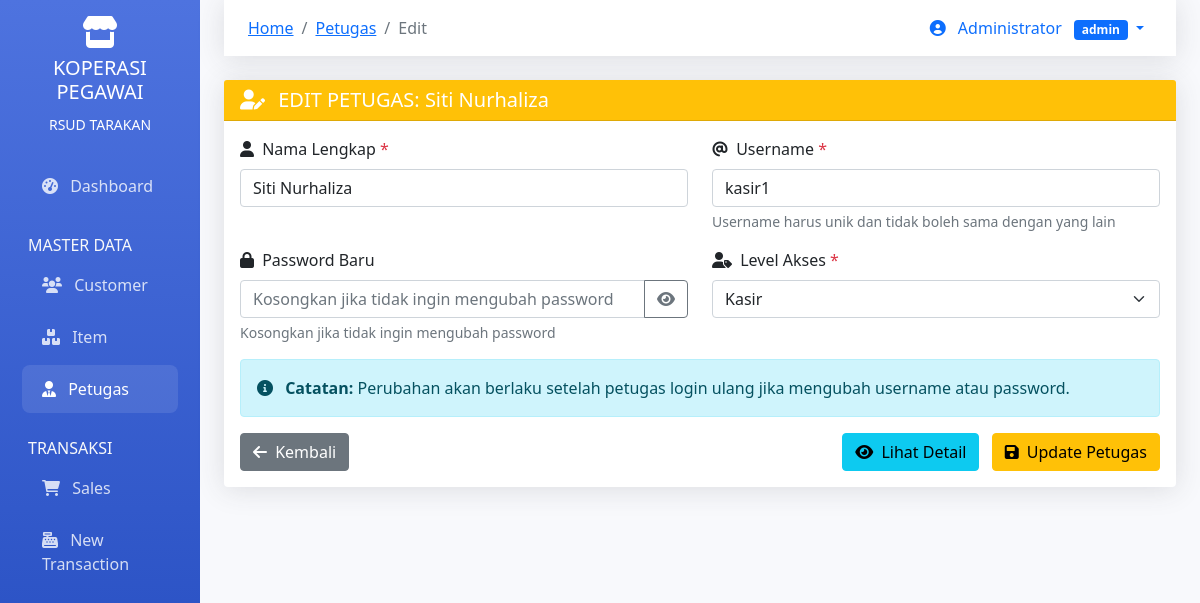
Screenshot of /modules/petugas/edit.php?id=2 (signed in) with the database file from the repository.
### tables this page shows
CREATE TABLE petugas (
    id_user INT PRIMARY KEY AUTO_INCREMENT,
    nama_user VARCHAR(100) NOT NULL,
    username VARCHAR(50) NOT NULL UNIQUE,
    password VARCHAR(255) NOT NULL,
    level INT NOT NULL,
    created_at TIMESTAMP DEFAULT CURRENT_TIMESTAMP,
    FOREIGN KEY (level) REFERENCES level(id_level)
);

CREATE TABLE level (
    id_level INT PRIMARY KEY AUTO_INCREMENT,
    level VARCHAR(50) NOT NULL UNIQUE
);

### config/Database.php (called while the page is built, shortened)
<?php
class Database {
    private static $instance = null;
    private $connection;
    private $host = 'localhost';
    private $database = 'pos_koperasi';
    private $username = 'root';
    private $password = '';
    private function __construct() {
        try {
            $dsn = "mysql:host={$this->host};dbname={$this->database};charset=utf8mb4";
            $this->connection = new PDO($dsn, $this->username, $this->password);
            $this->connection->setAttribute(PDO::ATTR_ERRMODE, PDO::ERRMODE_EXCEPTION);
            $this->connection->setAttribute(PDO::ATTR_DEFAULT_FETCH_MODE, PDO::FETCH_ASSOC);
        } catch (PDOException $e) {
            die("Database connection failed: " . $e->getMessage());
        }
    }
    public static function getInstance() {
        if (self::$instance === null) {
            self::$instance = new self();
        }
        return self::$instance;
    }
    public function query($sql, $params = []) {
        try {
            $stmt = $this->connection->prepare($sql);
            $stmt->execute($params);
            return $stmt;
        } catch (PDOException $e) {
            throw new Exception("Query failed: " . $e->getMessage());
        }
    }
    public function fetchAll($sql, $params = []) {
        $stmt = $this->query($sql, $params);
        return $stmt->fetchAll();
    }
    public function fetchOne($sql, $params = []) {
        $stmt = $this->query($sql, $params);
        return $stmt->fetch();
    }
}
?>

### classes/Auth.php (called while the page is built, shortened)
<?php
require_once __DIR__ . '/../config/Database.php';
class Auth {
    private $db;
    public function __construct() {
        $this->db = Database::getInstance();
    }
    public function isLoggedIn() {
        return isset($_SESSION['logged_in']) && $_SESSION['logged_in'] === true;
    }
    public function getCurrentUser() {
        if ($this->isLoggedIn()) {
            $user = $this->db->fetchOne(
                "SELECT p.*, l.level as level_name
                 FROM petugas p
                 JOIN level l ON p.level = l.id_level
                 WHERE p.id_user = ?",
                [$_SESSION['user_id']]
            );
            if ($user) {
                return [
                    'id_user' => $user['id_user'],
                    'username' => $user['username'],
                    'nama_user' => $user['nama_user'],
                    'level' => $user['level'],
                    'level_name' => $user['level_name'],
                    'password' => $user['password'],
                    'created_at' => $user['created_at']
                ];
            }
        }
        return null;
    }
}
?>

### classes/BaseCRUD.php (called while the page is built, shortened)
<?php
require_once __DIR__ . '/../config/Database.php';
abstract class BaseCRUD {
    protected $db;
    protected $table;
    protected $primaryKey;
    public function __construct($table, $primaryKey = 'id') {
        $this->db = Database::getInstance();
        $this->table = $table;
        $this->primaryKey = $primaryKey;
    }
    public function getById($id) {
        $sql = "SELECT * FROM {$this->table} WHERE {$this->primaryKey} = ?";
        return $this->db->fetchOne($sql, [$id]);
    }
}
?>

### classes/Petugas.php (called while the page is built, shortened)
<?php
require_once 'BaseCRUD.php';
class Petugas extends BaseCRUD {
    public function getAllLevels() {
        return $this->db->fetchAll("SELECT * FROM level ORDER BY id_level ASC");
    }
}
?>

### modules/petugas/edit.php (the view, shortened to what this page needs)
<?php
require_once __DIR__ . '/../../classes/Auth.php';
require_once __DIR__ . '/../../classes/Petugas.php';
$auth = new Auth();
$auth->requireLogin();
$petugas = new Petugas();
$user = $auth->getCurrentUser();
$levels = $petugas->getAllLevels();
$id = $_GET['id'] ?? 0;
$petugasData = $petugas->getById($id);
?>
<!DOCTYPE html>
<html lang="id">
<head>
    <link href="https://cdn.jsdelivr.net/npm/bootstrap@5.1.3/dist/css/bootstrap.min.css" rel="stylesheet">
    <link href="https://cdnjs.cloudflare.com/ajax/libs/font-awesome/6.0.0/css/all.min.css" rel="stylesheet">
</head>
<body>
    <div class="container-fluid">
        <div class="row">
            <nav class="col-md-3 col-lg-2 d-md-block sidebar collapse">
                <div class="position-sticky pt-3">
                    <div class="text-center mb-4">
                        <i class="fas fa-store fa-2x mb-2"></i>
                        <h5>KOPERASI PEGAWAI</h5>
                        <small>RSUD TARAKAN</small>
                    </div>
                    <ul class="nav flex-column">
                        <li class="nav-item">
                            <a class="nav-link" href="../../dashboard.php">
                                <i class="fas fa-tachometer-alt me-2"></i>
                                Dashboard
                            </a>
                        </li>
                        <li class="nav-item">
                            <h6 class="sidebar-heading d-flex justify-content-between align-items-center px-3 mt-4 mb-1 text-light">
                                <span>MASTER DATA</span>
                            </h6>
                        </li>
                        <li class="nav-item">
                            <a class="nav-link" href="../customer/index.php">
                                <i class="fas fa-users me-2"></i>
                                Customer
                            </a>
                        </li>
                        <li class="nav-item">
                            <a class="nav-link" href="../item/index.php">
                                <i class="fas fa-boxes me-2"></i>
                                Item
                            </a>
                        </li>
                        <li class="nav-item">
                            <a class="nav-link active" href="index.php">
                                <i class="fas fa-user-tie me-2"></i>
                                Petugas
                            </a>
                        </li>
                        <li class="nav-item">
                            <h6 class="sidebar-heading d-flex justify-content-between align-items-center px-3 mt-4 mb-1 text-light">
                                <span>TRANSAKSI</span>
                            </h6>
                        </li>
                        <li class="nav-item">
                            <a class="nav-link" href="../sales/index.php">
                                <i class="fas fa-shopping-cart me-2"></i>
                                Sales
                            </a>
                        </li>
                        <li class="nav-item">
                            <a class="nav-link" href="../transaction/new.php">
                                <i class="fas fa-cash-register me-2"></i>
                                New Transaction
                            </a>
                        </li>
                    </ul>
                </div>
            </nav>
            <main class="col-md-9 ms-sm-auto col-lg-10 px-md-4 main-content">
                <nav class="navbar navbar-expand-lg navbar-custom mb-4">
                    <div class="container-fluid">
                        <nav aria-label="breadcrumb">
                            <ol class="breadcrumb mb-0">
                                <li class="breadcrumb-item"><a href="../../dashboard.php">Home</a></li>
                                <li class="breadcrumb-item"><a href="index.php">Petugas</a></li>
                                <li class="breadcrumb-item active">Edit</li>
                            </ol>
                        </nav>
                        <div class="collapse navbar-collapse" id="navbarNav">
                            <ul class="navbar-nav ms-auto">
                                <li class="nav-item dropdown">
                                    <a class="nav-link dropdown-toggle" href="#" id="navbarDropdown" role="button" data-bs-toggle="dropdown">
                                        <i class="fas fa-user-circle me-2"></i>
                                        <?= htmlspecialchars($user['nama_user']) ?>
                                        <span class="badge bg-primary ms-2"><?= htmlspecialchars($user['level_name']) ?></span>
                                    </a>
                                </li>
                            </ul>
                        </div>
                    </div>
                </nav>
                <div class="card">
                    <div class="card-header bg-warning text-white">
                        <h5 class="mb-0">
                            <i class="fas fa-user-edit me-2"></i>
                            EDIT PETUGAS: <?= htmlspecialchars($petugasData['nama_user']) ?>
                        </h5>
                    </div>
                    <div class="card-body">
                        <form method="POST" id="petugasForm">
                            <div class="row">
                                <div class="col-md-6">
                                    <div class="mb-3">
                                        <label for="nama_user" class="form-label">
                                            <i class="fas fa-user me-1"></i>
                                            Nama Lengkap <span class="text-danger">*</span>
                                        </label>
                                        <input type="text" class="form-control" id="nama_user" name="nama_user"
                                               value="<?= htmlspecialchars($_POST['nama_user'] ?? '') ?>" required>
                                    </div>
                                </div>
                                <div class="col-md-6">
                                    <div class="mb-3">
                                        <label for="username" class="form-label">
                                            <i class="fas fa-at me-1"></i>
                                            Username <span class="text-danger">*</span>
                                        </label>
                                        <input type="text" class="form-control" id="username" name="username"
                                               value="<?= htmlspecialchars($_POST['username'] ?? '') ?>" required>
                                        <div class="form-text">Username harus unik dan tidak boleh sama dengan yang lain</div>
                                    </div>
                                </div>
                            </div>
                            <div class="row">
                                <div class="col-md-6">
                                    <div class="mb-3">
                                        <label for="password" class="form-label">
                                            <i class="fas fa-lock me-1"></i>
                                            Password Baru
                                        </label>
                                        <div class="input-group">
                                            <input type="password" class="form-control" id="password" name="password"
                                                   placeholder="Kosongkan jika tidak ingin mengubah password">
                                            <button class="btn btn-outline-secondary" type="button" id="togglePassword">
                                                <i class="fas fa-eye"></i>
                                            </button>
                                        </div>
                                        <div class="form-text">Kosongkan jika tidak ingin mengubah password</div>
                                    </div>
                                </div>
                                <div class="col-md-6">
                                    <div class="mb-3">
                                        <label for="level" class="form-label">
                                            <i class="fas fa-user-tag me-1"></i>
                                            Level Akses <span class="text-danger">*</span>
                                        </label>
                                        <select class="form-select" id="level" name="level" required>
                                            <?php foreach ($levels as $lvl): ?>
                                            <option value="<?= $lvl['id_level'] ?>"
                                                    <?= (($_POST['level'] ?? '') == $lvl['id_level']) ? 'selected' : '' ?>>
                                                <?= ucfirst($lvl['level']) ?>
                                            </option>
                                            <?php endforeach; ?>
                                        </select>
                                    </div>
                                </div>
                            </div>
                            <div class="row">
                                <div class="col-12">
                                    <div class="alert alert-info">
                                        <i class="fas fa-info-circle me-2"></i>
                                        <strong>Catatan:</strong>
                                        <?php if ($petugasData['username'] === 'admin'): ?>
                                        Anda sedang mengedit akun administrator utama. Berhati-hatilah dalam mengubah data ini.
                                        <?php else: ?>
                                        Perubahan akan berlaku setelah petugas login ulang jika mengubah username atau password.
                                        <?php endif; ?>
                                    </div>
                                </div>
                            </div>
                            <div class="d-flex justify-content-between">
                                <a href="index.php" class="btn btn-secondary">
                                    <i class="fas fa-arrow-left me-1"></i>
                                    Kembali
                                </a>
                                <div>
                                    <a href="view.php?id=<?= $id ?>" class="btn btn-info me-2">
                                        <i class="fas fa-eye me-1"></i>
                                        Lihat Detail
                                    </a>
                                    <button type="submit" class="btn btn-warning">
                                        <i class="fas fa-save me-1"></i>
                                        Update Petugas
                                    </button>
                                </div>
                            </div>
                        </form>
                    </div>
                </div>
            </main>
        </div>
    </div>
</body>
</html>

### modules/petugas/edit.php (style rules this page uses)
.sidebar { min-height: 100vh; background: linear-gradient(180deg, #4e73df 0%, #224abe 100%); color: white; }
.sidebar .nav-link { color: rgba(255, 255, 255, 0.8); padding: 12px 20px; border-radius: 8px; margin: 2px 10px; transition: all 0.3s; }
.sidebar .nav-link:hover, .sidebar .nav-link.active { background: rgba(255, 255, 255, 0.1); color: white; }
.main-content { background-color: #f8f9fc; min-height: 100vh; }
.navbar-custom { background: white; box-shadow: 0 0.15rem 1.75rem 0 rgba(58, 59, 69, 0.15); }
.card { border: none; box-shadow: 0 0.15rem 1.75rem 0 rgba(58, 59, 69, 0.15); }

### rows the page displays
petugas: nama_user "Administrator", level.level "admin"
petugas: nama_user "Siti Nurhaliza"

### other values shown
form field level "Kasir"
